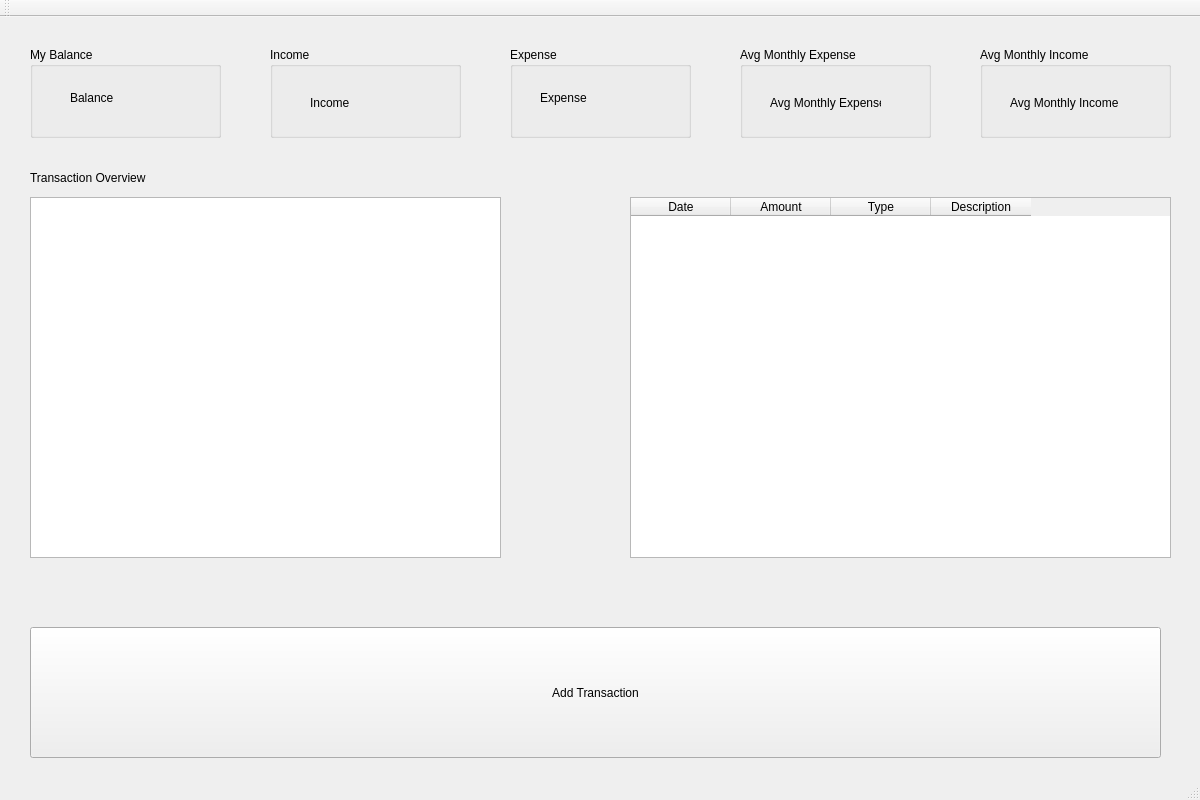
<?xml version="1.0" encoding="UTF-8"?>
<ui version="4.0">
 <class>MainWindow</class>
 <widget class="QMainWindow" name="MainWindow">
  <property name="geometry">
   <rect>
    <x>0</x>
    <y>0</y>
    <width>1200</width>
    <height>800</height>
   </rect>
  </property>
  <property name="maximumSize">
   <size>
    <width>2400</width>
    <height>1600</height>
   </size>
  </property>
  <property name="windowTitle">
   <string>MainWindow</string>
  </property>
  <widget class="QWidget" name="centralwidget">
   <widget class="QGroupBox" name="groupBox">
    <property name="geometry">
     <rect>
      <x>30</x>
      <y>30</y>
      <width>191</width>
      <height>91</height>
     </rect>
    </property>
    <property name="title">
     <string>My Balance</string>
    </property>
    <widget class="QLabel" name="label">
     <property name="geometry">
      <rect>
       <x>40</x>
       <y>30</y>
       <width>121</width>
       <height>41</height>
      </rect>
     </property>
     <property name="text">
      <string>Balance</string>
     </property>
    </widget>
   </widget>
   <widget class="QGroupBox" name="groupBox_2">
    <property name="geometry">
     <rect>
      <x>270</x>
      <y>30</y>
      <width>191</width>
      <height>91</height>
     </rect>
    </property>
    <property name="title">
     <string>Income</string>
    </property>
    <widget class="QLabel" name="label_2">
     <property name="geometry">
      <rect>
       <x>40</x>
       <y>40</y>
       <width>121</width>
       <height>31</height>
      </rect>
     </property>
     <property name="text">
      <string>Income</string>
     </property>
    </widget>
   </widget>
   <widget class="QGroupBox" name="groupBox_3">
    <property name="geometry">
     <rect>
      <x>510</x>
      <y>30</y>
      <width>181</width>
      <height>91</height>
     </rect>
    </property>
    <property name="title">
     <string>Expense</string>
    </property>
    <widget class="QLabel" name="label_3">
     <property name="geometry">
      <rect>
       <x>30</x>
       <y>30</y>
       <width>121</width>
       <height>41</height>
      </rect>
     </property>
     <property name="text">
      <string>Expense</string>
     </property>
    </widget>
   </widget>
   <widget class="QGroupBox" name="groupBox_4">
    <property name="geometry">
     <rect>
      <x>980</x>
      <y>30</y>
      <width>191</width>
      <height>91</height>
     </rect>
    </property>
    <property name="title">
     <string>Avg Monthly Income</string>
    </property>
    <widget class="QLabel" name="label_4">
     <property name="geometry">
      <rect>
       <x>30</x>
       <y>40</y>
       <width>121</width>
       <height>31</height>
      </rect>
     </property>
     <property name="text">
      <string>Avg Monthly Income</string>
     </property>
    </widget>
   </widget>
   <widget class="QGroupBox" name="groupBox_5">
    <property name="geometry">
     <rect>
      <x>740</x>
      <y>30</y>
      <width>191</width>
      <height>91</height>
     </rect>
    </property>
    <property name="title">
     <string>Avg Monthly Expense</string>
    </property>
    <widget class="QLabel" name="label_5">
     <property name="geometry">
      <rect>
       <x>30</x>
       <y>40</y>
       <width>111</width>
       <height>31</height>
      </rect>
     </property>
     <property name="text">
      <string>Avg Monthly Expense</string>
     </property>
    </widget>
   </widget>
   <widget class="QGraphicsView" name="graphicsView">
    <property name="geometry">
     <rect>
      <x>30</x>
      <y>180</y>
      <width>471</width>
      <height>361</height>
     </rect>
    </property>
   </widget>
   <widget class="QTableWidget" name="tableWidget">
    <property name="geometry">
     <rect>
      <x>630</x>
      <y>180</y>
      <width>541</width>
      <height>361</height>
     </rect>
    </property>
    <property name="maximumSize">
     <size>
      <width>1000</width>
      <height>800</height>
     </size>
    </property>
    <column>
     <property name="text">
      <string>Date</string>
     </property>
    </column>
    <column>
     <property name="text">
      <string>Amount</string>
     </property>
    </column>
    <column>
     <property name="text">
      <string>Type</string>
     </property>
    </column>
    <column>
     <property name="text">
      <string>Description</string>
     </property>
    </column>
   </widget>
   <widget class="QPushButton" name="pushButton">
    <property name="geometry">
     <rect>
      <x>30</x>
      <y>610</y>
      <width>1131</width>
      <height>131</height>
     </rect>
    </property>
    <property name="text">
     <string>Add Transaction</string>
    </property>
   </widget>
   <widget class="QLabel" name="label_6">
    <property name="geometry">
     <rect>
      <x>30</x>
      <y>140</y>
      <width>141</width>
      <height>41</height>
     </rect>
    </property>
    <property name="text">
     <string>Transaction Overview</string>
    </property>
   </widget>
  </widget>
  <widget class="QMenuBar" name="menubar">
   <property name="geometry">
    <rect>
     <x>0</x>
     <y>0</y>
     <width>1200</width>
     <height>18</height>
    </rect>
   </property>
  </widget>
  <widget class="QStatusBar" name="statusbar"/>
  <widget class="QToolBar" name="toolBar">
   <property name="windowTitle">
    <string>toolBar</string>
   </property>
   <attribute name="toolBarArea">
    <enum>TopToolBarArea</enum>
   </attribute>
   <attribute name="toolBarBreak">
    <bool>false</bool>
   </attribute>
  </widget>
 </widget>
 <resources/>
 <connections/>
</ui>
